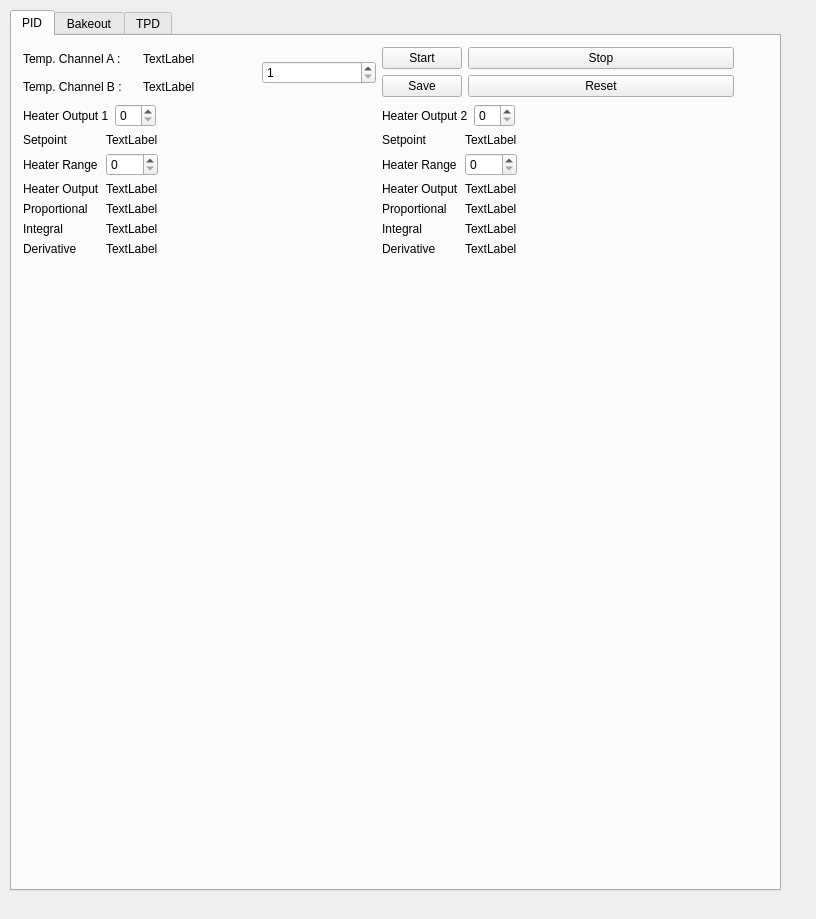
<?xml version="1.0" encoding="UTF-8"?>
<ui version="4.0">
 <class>Form</class>
 <widget class="QWidget" name="Form">
  <property name="geometry">
   <rect>
    <x>0</x>
    <y>0</y>
    <width>816</width>
    <height>919</height>
   </rect>
  </property>
  <property name="windowTitle">
   <string>Form</string>
  </property>
  <widget class="QTabWidget" name="tabWidget">
   <property name="geometry">
    <rect>
     <x>10</x>
     <y>10</y>
     <width>771</width>
     <height>881</height>
    </rect>
   </property>
   <property name="currentIndex">
    <number>0</number>
   </property>
   <widget class="QWidget" name="tabPID">
    <attribute name="title">
     <string>PID</string>
    </attribute>
    <widget class="QwtPlot" name="PIDPlot">
     <property name="geometry">
      <rect>
       <x>60</x>
       <y>230</y>
       <width>631</width>
       <height>351</height>
      </rect>
     </property>
    </widget>
    <widget class="QWidget" name="">
     <property name="geometry">
      <rect>
       <x>11</x>
       <y>11</y>
       <width>711</width>
       <height>209</height>
      </rect>
     </property>
     <layout class="QGridLayout" name="gridLayout_3">
      <item row="0" column="0">
       <layout class="QGridLayout" name="gridLayout">
        <item row="0" column="0">
         <widget class="QLabel" name="label">
          <property name="text">
           <string>Temp. Channel A :</string>
          </property>
         </widget>
        </item>
        <item row="0" column="1">
         <widget class="QLabel" name="tempValueA">
          <property name="text">
           <string>TextLabel</string>
          </property>
         </widget>
        </item>
        <item row="0" column="2" rowspan="2">
         <widget class="QSpinBox" name="PIDtempSpinBox">
          <property name="minimum">
           <number>1</number>
          </property>
         </widget>
        </item>
        <item row="1" column="0">
         <widget class="QLabel" name="label_2">
          <property name="text">
           <string>Temp. Channel B :</string>
          </property>
         </widget>
        </item>
        <item row="1" column="1">
         <widget class="QLabel" name="tempValueB">
          <property name="text">
           <string>TextLabel</string>
          </property>
         </widget>
        </item>
       </layout>
      </item>
      <item row="0" column="1">
       <layout class="QFormLayout" name="formLayout">
        <item row="0" column="0">
         <widget class="QPushButton" name="StartPID">
          <property name="text">
           <string>Start</string>
          </property>
         </widget>
        </item>
        <item row="1" column="0">
         <widget class="QPushButton" name="SavePID">
          <property name="text">
           <string>Save</string>
          </property>
         </widget>
        </item>
        <item row="0" column="1">
         <widget class="QPushButton" name="StopPID">
          <property name="text">
           <string>Stop</string>
          </property>
         </widget>
        </item>
        <item row="1" column="1">
         <widget class="deviceButton" name="resetPID">
          <property name="text">
           <string>Reset</string>
          </property>
         </widget>
        </item>
       </layout>
      </item>
      <item row="1" column="0">
       <layout class="QFormLayout" name="formLayout_2">
        <item row="0" column="0">
         <layout class="QFormLayout" name="HeaterA">
          <item row="0" column="0">
           <widget class="QLabel" name="label_3">
            <property name="text">
             <string>Heater Output 1</string>
            </property>
           </widget>
          </item>
          <item row="0" column="1">
           <widget class="QSpinBox" name="ResistanceA"/>
          </item>
         </layout>
        </item>
        <item row="1" column="0">
         <layout class="QFormLayout" name="PIDSettingsA">
          <item row="0" column="0">
           <widget class="QLabel" name="label_5">
            <property name="text">
             <string>Setpoint</string>
            </property>
           </widget>
          </item>
          <item row="0" column="1">
           <widget class="QLabel" name="SetpointA">
            <property name="text">
             <string>TextLabel</string>
            </property>
           </widget>
          </item>
          <item row="1" column="0">
           <widget class="QLabel" name="label_6">
            <property name="text">
             <string>Heater Range</string>
            </property>
           </widget>
          </item>
          <item row="1" column="1">
           <widget class="QSpinBox" name="HeaterRangeA"/>
          </item>
          <item row="2" column="0">
           <widget class="QLabel" name="label_7">
            <property name="text">
             <string>Heater Output</string>
            </property>
           </widget>
          </item>
          <item row="2" column="1">
           <widget class="QLabel" name="HeaterOutputA">
            <property name="text">
             <string>TextLabel</string>
            </property>
           </widget>
          </item>
          <item row="3" column="0">
           <widget class="QLabel" name="label_8">
            <property name="text">
             <string>Proportional</string>
            </property>
           </widget>
          </item>
          <item row="3" column="1">
           <widget class="QLabel" name="ProportionaA">
            <property name="text">
             <string>TextLabel</string>
            </property>
           </widget>
          </item>
          <item row="4" column="0">
           <widget class="QLabel" name="label_9">
            <property name="text">
             <string>Integral</string>
            </property>
           </widget>
          </item>
          <item row="4" column="1">
           <widget class="QLabel" name="IntegralA">
            <property name="text">
             <string>TextLabel</string>
            </property>
           </widget>
          </item>
          <item row="5" column="0">
           <widget class="QLabel" name="label_10">
            <property name="text">
             <string>Derivative</string>
            </property>
           </widget>
          </item>
          <item row="5" column="1">
           <widget class="QLabel" name="DerivativeA">
            <property name="text">
             <string>TextLabel</string>
            </property>
           </widget>
          </item>
         </layout>
        </item>
       </layout>
      </item>
      <item row="1" column="1">
       <layout class="QFormLayout" name="formLayout_3">
        <item row="0" column="0">
         <layout class="QFormLayout" name="HeaterB">
          <item row="0" column="0">
           <widget class="QLabel" name="label_4">
            <property name="text">
             <string>Heater Output 2</string>
            </property>
           </widget>
          </item>
          <item row="0" column="1">
           <widget class="QSpinBox" name="ResistanceB"/>
          </item>
         </layout>
        </item>
        <item row="1" column="0">
         <layout class="QFormLayout" name="PIDSettingsB">
          <item row="0" column="0">
           <widget class="QLabel" name="label_15">
            <property name="text">
             <string>Setpoint</string>
            </property>
           </widget>
          </item>
          <item row="0" column="1">
           <widget class="QLabel" name="SetpointB">
            <property name="text">
             <string>TextLabel</string>
            </property>
           </widget>
          </item>
          <item row="1" column="0">
           <widget class="QLabel" name="label_11">
            <property name="text">
             <string>Heater Range</string>
            </property>
           </widget>
          </item>
          <item row="1" column="1">
           <widget class="QSpinBox" name="HeaterRangeB"/>
          </item>
          <item row="2" column="0">
           <widget class="QLabel" name="label_16">
            <property name="text">
             <string>Heater Output</string>
            </property>
           </widget>
          </item>
          <item row="2" column="1">
           <widget class="QLabel" name="HeaterOutputB">
            <property name="text">
             <string>TextLabel</string>
            </property>
           </widget>
          </item>
          <item row="3" column="0">
           <widget class="QLabel" name="label_12">
            <property name="text">
             <string>Proportional</string>
            </property>
           </widget>
          </item>
          <item row="3" column="1">
           <widget class="QLabel" name="ProportionalB">
            <property name="text">
             <string>TextLabel</string>
            </property>
           </widget>
          </item>
          <item row="4" column="0">
           <widget class="QLabel" name="label_14">
            <property name="text">
             <string>Integral</string>
            </property>
           </widget>
          </item>
          <item row="4" column="1">
           <widget class="QLabel" name="IntegralB">
            <property name="text">
             <string>TextLabel</string>
            </property>
           </widget>
          </item>
          <item row="5" column="0">
           <widget class="QLabel" name="label_13">
            <property name="text">
             <string>Derivative</string>
            </property>
           </widget>
          </item>
          <item row="5" column="1">
           <widget class="QLabel" name="DerivativeB">
            <property name="text">
             <string>TextLabel</string>
            </property>
           </widget>
          </item>
         </layout>
        </item>
       </layout>
      </item>
     </layout>
    </widget>
   </widget>
   <widget class="QWidget" name="tabBakeout">
    <attribute name="title">
     <string>Bakeout</string>
    </attribute>
    <widget class="QWidget" name="layoutWidget">
     <property name="geometry">
      <rect>
       <x>30</x>
       <y>10</y>
       <width>158</width>
       <height>54</height>
      </rect>
     </property>
     <layout class="QFormLayout" name="formLayout_4">
      <property name="fieldGrowthPolicy">
       <enum>QFormLayout::AllNonFixedFieldsGrow</enum>
      </property>
      <item row="0" column="0">
       <widget class="QPushButton" name="startPressureMeasurement">
        <property name="text">
         <string>Start</string>
        </property>
       </widget>
      </item>
      <item row="0" column="1">
       <widget class="QPushButton" name="stopPressureMeasurement">
        <property name="toolTip">
         <string>stop measurement</string>
        </property>
        <property name="text">
         <string>Stop</string>
        </property>
       </widget>
      </item>
      <item row="1" column="1">
       <widget class="deviceButton" name="resetDevice">
        <property name="toolTip">
         <string>testtooltip</string>
        </property>
        <property name="text">
         <string>Reset</string>
        </property>
       </widget>
      </item>
     </layout>
    </widget>
    <widget class="QWidget" name="layoutWidget">
     <property name="geometry">
      <rect>
       <x>200</x>
       <y>0</y>
       <width>225</width>
       <height>65</height>
      </rect>
     </property>
     <layout class="QGridLayout" name="gridLayout_2">
      <item row="0" column="0">
       <widget class="QLabel" name="label_22">
        <property name="text">
         <string>Pressure Combi 1</string>
        </property>
       </widget>
      </item>
      <item row="0" column="1">
       <widget class="QLabel" name="pressureCombi1">
        <property name="text">
         <string>TextLabel</string>
        </property>
       </widget>
      </item>
      <item row="1" column="0">
       <widget class="QLabel" name="label_23">
        <property name="text">
         <string>Pressure Combi 2</string>
        </property>
       </widget>
      </item>
      <item row="1" column="1">
       <widget class="QLabel" name="pressureCombi2">
        <property name="text">
         <string>TextLabel</string>
        </property>
       </widget>
      </item>
      <item row="2" column="0">
       <widget class="QLabel" name="label_24">
        <property name="text">
         <string>Pressure Ion Gauge</string>
        </property>
       </widget>
      </item>
      <item row="2" column="1">
       <widget class="QLabel" name="pressureIonGauge">
        <property name="text">
         <string>TextLabel</string>
        </property>
       </widget>
      </item>
      <item row="0" column="2">
       <widget class="QCheckBox" name="combi1CheckBox">
        <property name="text">
         <string>CheckBox</string>
        </property>
       </widget>
      </item>
      <item row="1" column="2">
       <widget class="QCheckBox" name="combi2CheckBox">
        <property name="text">
         <string>CheckBox</string>
        </property>
       </widget>
      </item>
      <item row="2" column="2">
       <widget class="QCheckBox" name="ionGaugeCheckBox">
        <property name="text">
         <string>CheckBox</string>
        </property>
       </widget>
      </item>
     </layout>
    </widget>
    <widget class="QWidget" name="layoutWidget">
     <property name="geometry">
      <rect>
       <x>450</x>
       <y>10</y>
       <width>72</width>
       <height>22</height>
      </rect>
     </property>
     <layout class="QFormLayout" name="formLayout_9">
      <item row="0" column="0">
       <widget class="QLabel" name="label_25">
        <property name="text">
         <string>Time</string>
        </property>
       </widget>
      </item>
      <item row="0" column="1">
       <widget class="QSpinBox" name="pressureTimeInterval">
        <property name="minimum">
         <number>1</number>
        </property>
       </widget>
      </item>
     </layout>
    </widget>
    <widget class="QWidget" name="layoutWidget">
     <property name="geometry">
      <rect>
       <x>10</x>
       <y>80</y>
       <width>741</width>
       <height>761</height>
      </rect>
     </property>
     <layout class="QVBoxLayout" name="verticalLayout">
      <item>
       <widget class="trackingPlot" name="pressurePlot1">
        <property name="frameShape">
         <enum>QFrame::StyledPanel</enum>
        </property>
        <property name="frameShadow">
         <enum>QFrame::Raised</enum>
        </property>
       </widget>
      </item>
      <item>
       <widget class="trackingPlot" name="pressurePlot2">
        <property name="frameShape">
         <enum>QFrame::StyledPanel</enum>
        </property>
        <property name="frameShadow">
         <enum>QFrame::Raised</enum>
        </property>
       </widget>
      </item>
      <item>
       <widget class="trackingPlot" name="ionGaugePlot">
        <property name="frameShape">
         <enum>QFrame::StyledPanel</enum>
        </property>
        <property name="frameShadow">
         <enum>QFrame::Raised</enum>
        </property>
       </widget>
      </item>
     </layout>
    </widget>
   </widget>
   <widget class="QWidget" name="tabTPD">
    <attribute name="title">
     <string>TPD</string>
    </attribute>
    <widget class="QWidget" name="layoutWidget">
     <property name="geometry">
      <rect>
       <x>10</x>
       <y>10</y>
       <width>77</width>
       <height>83</height>
      </rect>
     </property>
     <layout class="QVBoxLayout" name="verticalLayout_2">
      <item>
       <widget class="QPushButton" name="startTPD">
        <property name="text">
         <string>Start</string>
        </property>
       </widget>
      </item>
      <item>
       <widget class="QPushButton" name="stopPID">
        <property name="text">
         <string>Stop</string>
        </property>
       </widget>
      </item>
      <item>
       <widget class="QPushButton" name="savePID">
        <property name="text">
         <string>Save</string>
        </property>
       </widget>
      </item>
     </layout>
    </widget>
    <widget class="QWidget" name="layoutWidget">
     <property name="geometry">
      <rect>
       <x>10</x>
       <y>120</y>
       <width>721</width>
       <height>707</height>
      </rect>
     </property>
     <layout class="QVBoxLayout" name="verticalLayout_3">
      <item>
       <widget class="QwtPlot" name="TPDmass1"/>
      </item>
      <item>
       <widget class="QwtPlot" name="TPDmass2"/>
      </item>
      <item>
       <widget class="QwtPlot" name="TPDmass3"/>
      </item>
     </layout>
    </widget>
    <widget class="QWidget" name="layoutWidget">
     <property name="geometry">
      <rect>
       <x>120</x>
       <y>10</y>
       <width>83</width>
       <height>74</height>
      </rect>
     </property>
     <layout class="QFormLayout" name="formLayout_6">
      <item row="0" column="0">
       <widget class="QLabel" name="label_17">
        <property name="text">
         <string>Mass 1</string>
        </property>
       </widget>
      </item>
      <item row="0" column="1">
       <widget class="QSpinBox" name="TPDMass1"/>
      </item>
      <item row="1" column="0">
       <widget class="QLabel" name="label_18">
        <property name="text">
         <string>Mass 2</string>
        </property>
       </widget>
      </item>
      <item row="1" column="1">
       <widget class="QSpinBox" name="TPDMass2"/>
      </item>
      <item row="2" column="0">
       <widget class="QLabel" name="label_19">
        <property name="text">
         <string>Mass 3</string>
        </property>
       </widget>
      </item>
      <item row="2" column="1">
       <widget class="QSpinBox" name="TPDMass3"/>
      </item>
     </layout>
    </widget>
    <widget class="QWidget" name="layoutWidget">
     <property name="geometry">
      <rect>
       <x>230</x>
       <y>20</y>
       <width>136</width>
       <height>34</height>
      </rect>
     </property>
     <layout class="QFormLayout" name="formLayout_7">
      <item row="0" column="0">
       <widget class="QLabel" name="label_20">
        <property name="text">
         <string>Temperature 335</string>
        </property>
       </widget>
      </item>
      <item row="0" column="1">
       <widget class="QLabel" name="temperature335">
        <property name="text">
         <string>TextLabel</string>
        </property>
       </widget>
      </item>
      <item row="1" column="0">
       <widget class="QLabel" name="label_21">
        <property name="text">
         <string>Thermocouple</string>
        </property>
       </widget>
      </item>
      <item row="1" column="1">
       <widget class="QLabel" name="temperatureThermocouple">
        <property name="text">
         <string>TextLabel</string>
        </property>
       </widget>
      </item>
     </layout>
    </widget>
   </widget>
  </widget>
  <widget class="QWidget" name="layoutWidget">
   <property name="geometry">
    <rect>
     <x>0</x>
     <y>0</y>
     <width>2</width>
     <height>2</height>
    </rect>
   </property>
   <layout class="QFormLayout" name="formLayout_5"/>
  </widget>
 </widget>
 <customwidgets>
  <customwidget>
   <class>QwtPlot</class>
   <extends>QFrame</extends>
   <header>qwt_plot.h</header>
   <container>1</container>
  </customwidget>
  <customwidget>
   <class>deviceButton</class>
   <extends>QPushButton</extends>
   <header>serial.h</header>
  </customwidget>
  <customwidget>
   <class>trackingPlot</class>
   <extends>QFrame</extends>
   <header>trackingplot.h</header>
   <container>1</container>
  </customwidget>
 </customwidgets>
 <resources/>
 <connections/>
</ui>
